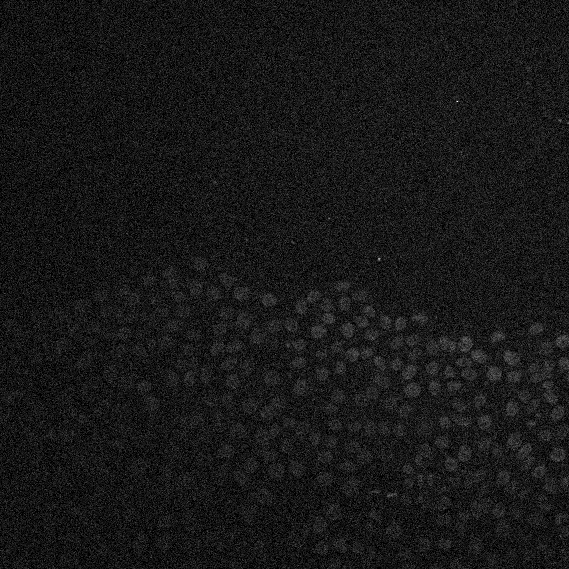
#> input picture data/raw/care_denoising_acquired.tif, 569 x 569 px, shrunk from 1024 x 1024 before the run
$ python -i care_linearity.py   (imports and definitions only)
#> lines starting #> are read from the running program, lines starting #| are printed output that depends on the picture; after the words box and inside, x2 and y2 are one past the last pixel; in counts of white or black regions, pixels touching at a corner belong together
#> further down, picture is the input picture: shape (569, 569); min 0, max 19, mean 1.81
"""Intensity linearity of the CARE example against the high-SNR acquisition (exploratory; not in the final Fig 2).

Per nucleus, background-subtracted mean intensity in three images of the same field (0.6337 um/px):
  noisy     = care_denoising_acquired.tif   (low-SNR acquisition, the model input)
  restored  = care_denoising_restored.tif   (CARE output)
  high_snr  = care_denoising_highsnr_reference.tif  (high-SNR acquisition = reference)
Pairs compared: noisy vs high_snr, restored vs high_snr, noisy vs restored (the comparison in Fig 2c).

Nuclei are segmented on the high-SNR image (independent of the model); as a sensitivity check, also on the restored
image with exactly the Fig 2c procedure. Background = median intensity outside the nuclear mask, per image.
For each pair (x -> y): Pearson r, Spearman rho, least-squares line y = a x + b with R^2, the log-log slope
(1 = proportional response; < 1 compresses bright nuclei, > 1 expands them) and the Spearman correlation between the
ratio y/x and x (0 = constant gain; a trend = intensity-dependent gain, i.e. non-linearity).

Usage (from fig2/analysis, PYTHONPATH = repository root; needs matplotlib):  python care_linearity.py
Writes care_linearity.json and care_linearity.png next to this script.
"""
from __future__ import annotations

import json
from pathlib import Path

import numpy as np
import tifffile
from scipy import ndimage as ndi
from scipy import stats
from skimage import feature, filters, measure, morphology, segmentation

from common.paths import raw_file

HERE = Path(__file__).resolve().parent
IMAGES = {"noisy": "care_denoising_acquired.tif", "restored": "care_denoising_restored.tif",
          "high_snr": "care_denoising_highsnr_reference.tif"}
PAIRS = [("noisy", "high_snr"), ("restored", "high_snr"), ("noisy", "restored")]
MIN_NUCLEUS_PX = 30          # as Fig 2c
PEAK_MIN_DISTANCE = 5        # as Fig 2c


def segment_nuclei(image: np.ndarray) -> np.ndarray:
    """Fig 2c procedure: Otsu threshold, opening (disk 1), remove < 30 px, distance-transform watershed."""
    mask = image > filters.threshold_otsu(image)
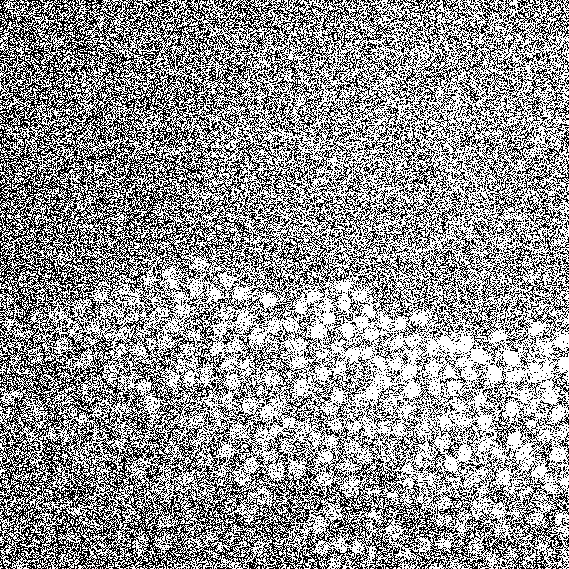
#> mask: shape (569, 569) bool; 57.7% white; black in thin lines or dots
    mask = morphology.remove_small_objects(morphology.binary_opening(mask, morphology.disk(1)), MIN_NUCLEUS_PX)
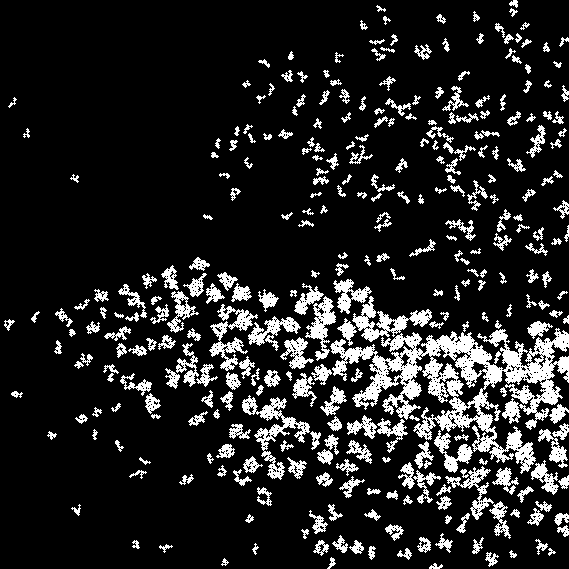
#> mask: shape (569, 569) bool; 13.8% white; 324 white regions, largest, box (x1, y1, x2, y2) and area: (330, 328, 569, 474) 11368, (242, 395, 310, 480) 1374, (352, 296, 432, 342) 1177
    dist = ndi.distance_transform_edt(mask)
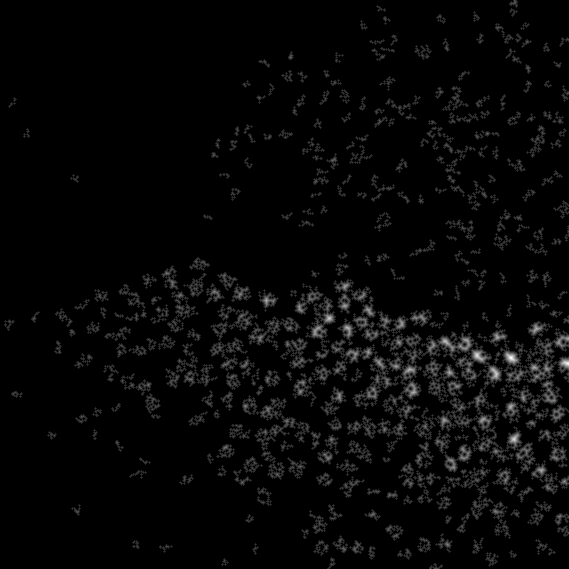
#> dist: shape (569, 569) float64; min 0, max 7.07, mean 0.195; drawn with min black and max white
    peaks = feature.peak_local_max(dist, min_distance=PEAK_MIN_DISTANCE, labels=measure.label(mask), exclude_border=False)
#> peaks = 976 pairs, first value 1 to 568, second value 7 to 568
    markers = np.zeros(mask.shape, int)
    markers[tuple(peaks.T)] = np.arange(1, len(peaks) + 1)
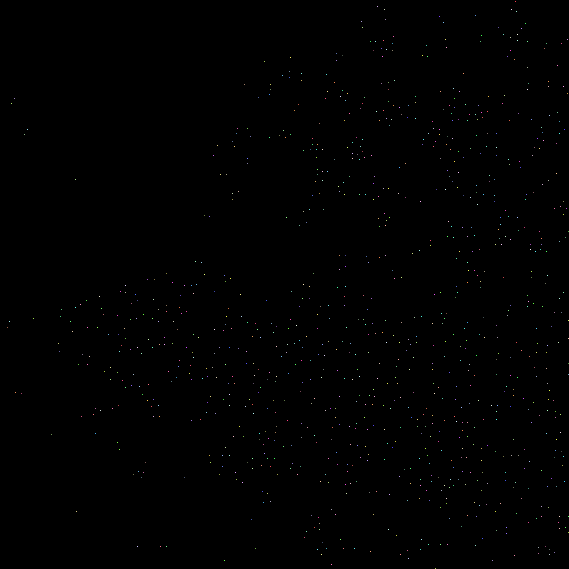
#> markers: shape (569, 569) int64; 977 distinct labels, from 0 to 976; one colour per label, 0 black
    return segmentation.watershed(-dist, markers, mask=mask)
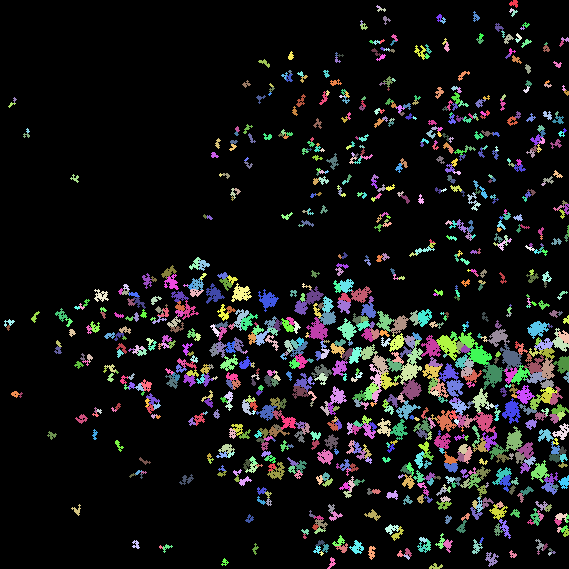
#> returned value: shape (569, 569) int64; 977 distinct labels, from 0 to 976; one colour per label, 0 black


# [70 lines left out: functions nucleus_intensities, compare, analyse, plot, main, not called in this run]


# [2 lines not run here, left out]

>>> import cv2
>>> picture = cv2.imread('../../data/raw/care_denoising_acquired.tif', cv2.IMREAD_GRAYSCALE)
>>> result = segment_nuclei(picture)

$ run again, on data/raw/biosr_er_highres_reference.tif
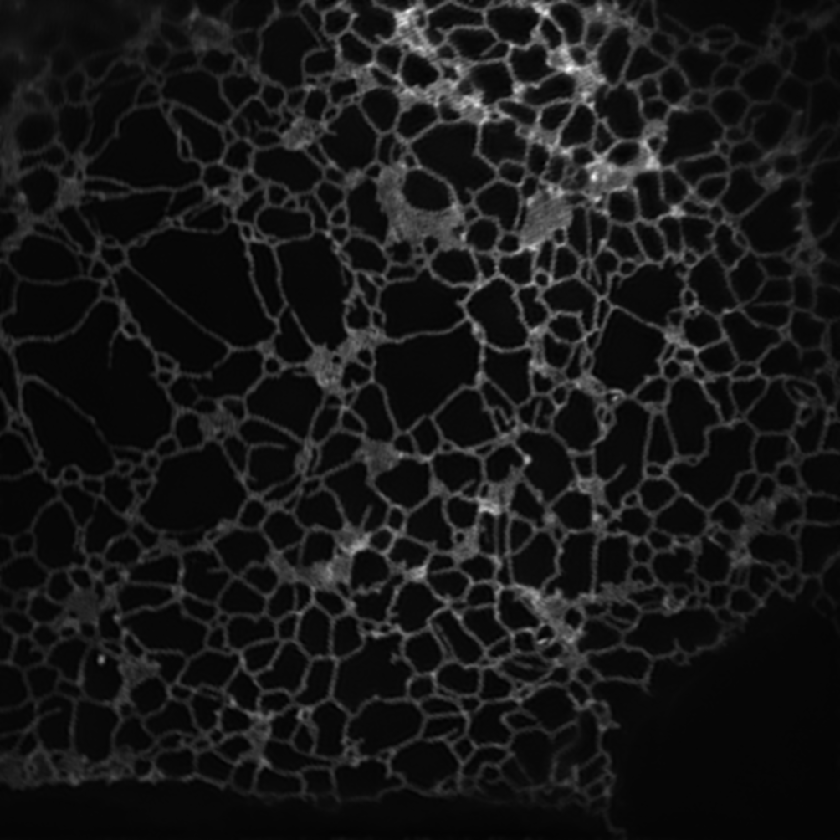
#> input picture data/raw/biosr_er_highres_reference.tif, 840 x 840 px, shrunk from 1004 x 1004 before the run
#> picture is the input picture: shape (840, 840); min 0, max 254, mean 23.8
#> in segment_nuclei, `mask = image > filters.threshold_otsu(image)`:
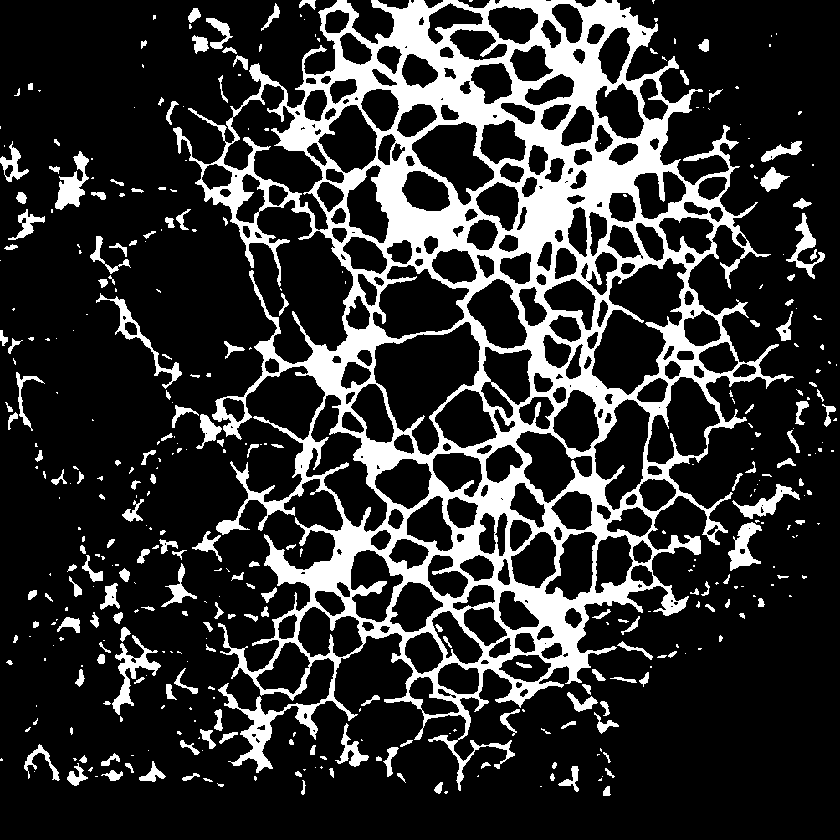
#> mask: shape (840, 840) bool; 19.4% white; 405 white regions (213 under 20 px), largest, box (x1, y1, x2, y2) and area: (173, 0, 794, 791) 114914, (112, 635, 161, 715) 1031, (55, 151, 89, 210) 898
#> peaks = 1193 pairs, first value 0 to 792, second value 0 to 829
#> markers: shape (840, 840) int64; 1194 distinct labels, from 0 to 1193
#> in segment_nuclei, `return segmentation.watershed(-dist, markers, mask=mask)`:
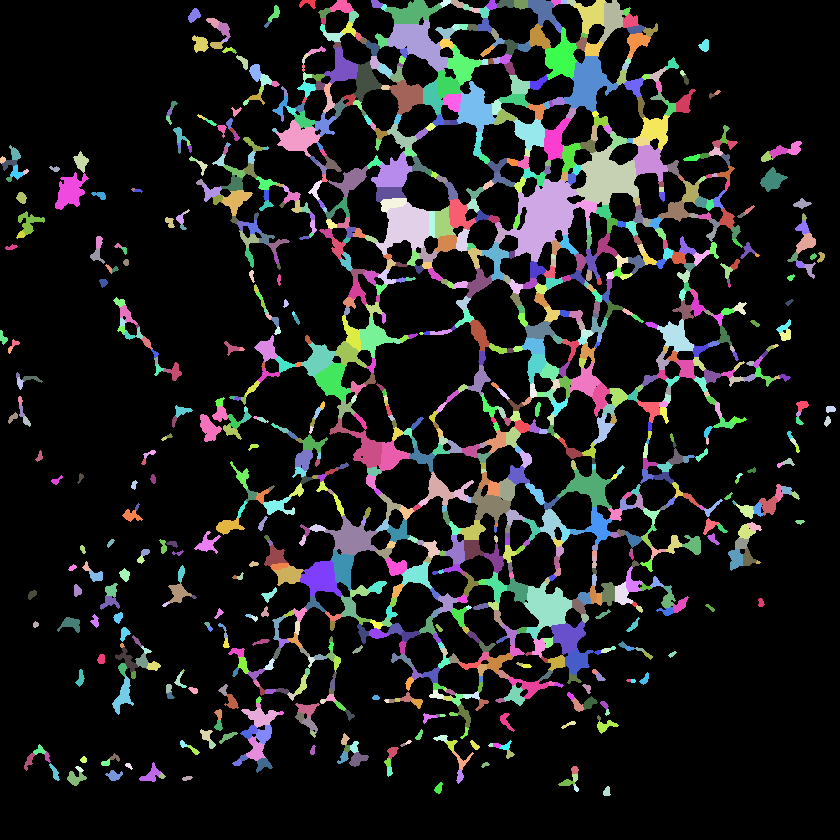
#> returned value: shape (840, 840) int64; 1194 distinct labels, from 0 to 1193; one colour per label, 0 black
